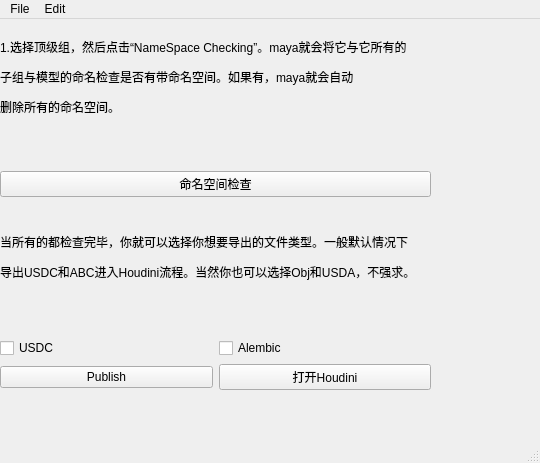
<?xml version="1.0" encoding="UTF-8"?>
<ui version="4.0">
 <class>PublishTool</class>
 <widget class="QMainWindow" name="PublishTool">
  <property name="geometry">
   <rect>
    <x>0</x>
    <y>0</y>
    <width>540</width>
    <height>463</height>
   </rect>
  </property>
  <property name="windowTitle">
   <string>MainWindow</string>
  </property>
  <widget class="QWidget" name="centralwidget">
   <widget class="QWidget" name="layoutWidget">
    <property name="geometry">
     <rect>
      <x>0</x>
      <y>10</y>
      <width>431</width>
      <height>361</height>
     </rect>
    </property>
    <layout class="QGridLayout" name="gridLayout_2">
     <item row="1" column="1">
      <spacer name="horizontalSpacer">
       <property name="orientation">
        <enum>Qt::Orientation::Horizontal</enum>
       </property>
       <property name="sizeHint" stdset="0">
        <size>
         <width>40</width>
         <height>20</height>
        </size>
       </property>
      </spacer>
     </item>
     <item row="0" column="1">
      <layout class="QVBoxLayout" name="verticalLayout_7">
       <item>
        <widget class="QLabel" name="NameSpaceInfo">
         <property name="text">
          <string>&lt;html&gt;&lt;head/&gt;&lt;body&gt;&lt;p&gt;1.选择顶级组，然后点击“NameSpace Checking”。maya就会将它与它所有的&lt;/p&gt;&lt;p&gt;子组与模型的命名检查是否有带命名空间。如果有，maya就会自动&lt;/p&gt;&lt;p&gt;删除所有的命名空间。&lt;/p&gt;&lt;p&gt;&lt;br/&gt;&lt;/p&gt;&lt;/body&gt;&lt;/html&gt;</string>
         </property>
        </widget>
       </item>
       <item>
        <widget class="QPushButton" name="NameSpaceButton">
         <property name="text">
          <string>命名空间检查</string>
         </property>
        </widget>
       </item>
      </layout>
     </item>
     <item row="2" column="1">
      <layout class="QVBoxLayout" name="verticalLayout_8">
       <item>
        <widget class="QLabel" name="PublishInfo">
         <property name="text">
          <string>&lt;html&gt;&lt;head/&gt;&lt;body&gt;&lt;p&gt;当所有的都检查完毕，你就可以选择你想要导出的文件类型。一般默认情况下&lt;/p&gt;&lt;p&gt;导出USDC和ABC进入Houdini流程。当然你也可以选择Obj和USDA，不强求。&lt;/p&gt;&lt;p&gt;&lt;br/&gt;&lt;/p&gt;&lt;/body&gt;&lt;/html&gt;</string>
         </property>
        </widget>
       </item>
       <item>
        <layout class="QHBoxLayout" name="horizontalLayout_3">
         <item>
          <widget class="QCheckBox" name="USDCTag">
           <property name="text">
            <string>USDC</string>
           </property>
          </widget>
         </item>
         <item>
          <widget class="QCheckBox" name="AlembicTag">
           <property name="text">
            <string>Alembic</string>
           </property>
          </widget>
         </item>
        </layout>
       </item>
       <item>
        <layout class="QHBoxLayout" name="horizontalLayout_2">
         <item>
          <widget class="QPushButton" name="PublishInfoButton">
           <property name="text">
            <string>Publish</string>
           </property>
          </widget>
         </item>
         <item>
          <widget class="QPushButton" name="OpenHoudiniButton">
           <property name="text">
            <string>打开Houdini</string>
           </property>
          </widget>
         </item>
        </layout>
       </item>
       <item>
        <layout class="QHBoxLayout" name="horizontalLayout"/>
       </item>
      </layout>
     </item>
    </layout>
   </widget>
  </widget>
  <widget class="QStatusBar" name="statusbar"/>
  <widget class="QMenuBar" name="menubar">
   <property name="geometry">
    <rect>
     <x>0</x>
     <y>0</y>
     <width>540</width>
     <height>22</height>
    </rect>
   </property>
   <widget class="QMenu" name="menuFile">
    <property name="title">
     <string>File</string>
    </property>
    <addaction name="actionOpen_Project_Folder"/>
   </widget>
   <widget class="QMenu" name="menuEdit">
    <property name="title">
     <string>Edit</string>
    </property>
    <addaction name="actionReset_Options"/>
   </widget>
   <addaction name="menuFile"/>
   <addaction name="menuEdit"/>
  </widget>
  <action name="actionReset_Setting">
   <property name="text">
    <string>Reset Settings</string>
   </property>
  </action>
  <action name="action">
   <property name="text">
    <string>Open Project Folder</string>
   </property>
  </action>
  <action name="actionOpen_Project_Folder">
   <property name="text">
    <string>Open Project Folder</string>
   </property>
  </action>
  <action name="actionReset_Options">
   <property name="text">
    <string>Reset Options</string>
   </property>
  </action>
 </widget>
 <resources/>
 <connections/>
</ui>
